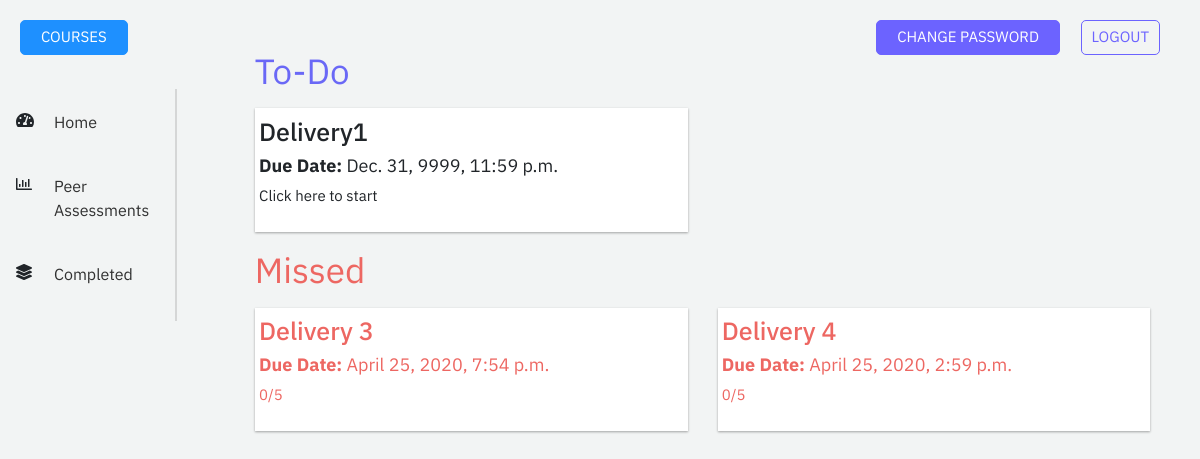
Before: /4/peer-assessments (signed in) with the older database file.
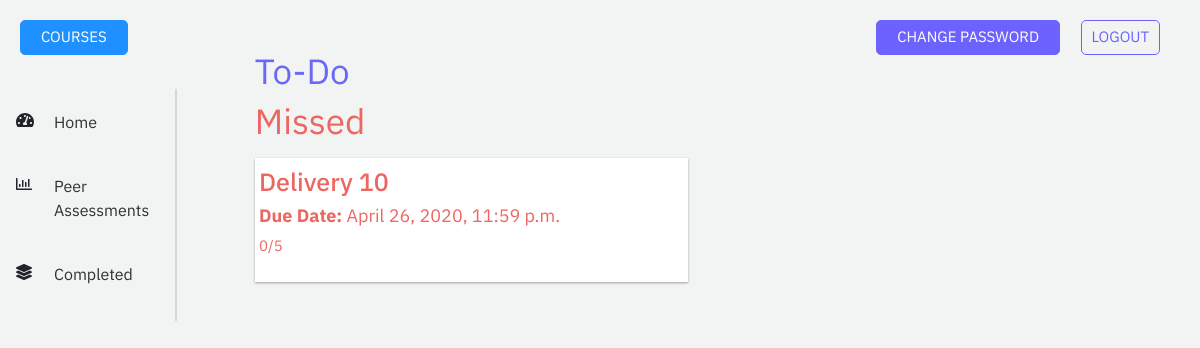
After: the same page with the newer database file.
### accounts/models.py (models this page shows, shortened)
class Assessment_Completion(models.Model):
    user = models.ForeignKey('User',on_delete=models.CASCADE,related_name='user_assessment')
    assessment = models.ForeignKey('Peer_Assessment',on_delete=models.CASCADE,related_name="assessment_name")
    is_completed = models.BooleanField(default = False)
    student = models.ForeignKey('User',on_delete=models.CASCADE,related_name='student_assessment', default="")
    course = models.ForeignKey('Course',on_delete=models.CASCADE,related_name='completion_courses', default="")
    class Meta:
        constraints = [
            models.UniqueConstraint(fields=['user','assessment','student','course'],name = 'unique_assessment_completion'),
        ]

class Peer_Assessment(models.Model):
    name = models.CharField(max_length = 200,default="")
    start_date = models.DateTimeField(default = "")
    end_date = models.DateTimeField(default = "")
    is_published = models.BooleanField(default=False)
    def __str__(self):
        return self.name

### backend/views.py (the view)
# urls.py: path('<int:course_id>/peer-assessments', views.peer_assessments, name='peer-assessments'),
def peer_assessments(request, course_id):
    storage = messages.get_messages(request)
    course = get_object_or_404(Course, id=course_id)
    todo_assessments, missed_assessments = get_peer_assessments(request, course)
    return render(request, 'backend/peer-assessments.html', {'course': course,
        'todo_assessments':todo_assessments,
        'missed_assessments': missed_assessments})
    args = {'message': storage}

### accounts/helpers.py (called while the page is built)
def get_teammates(team, user, exclude=None):
    if exclude:
        exclude.append(user)
        teammates = Team_Enrollment.objects.filter(team=team).exclude(user__in=exclude).select_related('user')
    else:
        teammates = Team_Enrollment.objects.filter(team=team).exclude(user=user).select_related('user')
    return teammates

def get_current_team(user, course):
    active_teams = Team_Enrollment.objects.filter(user=user.pk, is_active=True).select_related('team')
    course_team = None
    for team in active_teams:
        if team.team.course_id == course.id:
            course_team = team
    return team

def get_student_assessments(request, course):
    current_user = request.user.pk
    course_assessments = Course_Assessment.objects.filter(course = course).select_related('assessment')
    assessments = []
    for assessment in course_assessments:
        student_assessment = Assessment_Completion.objects.filter(user_id=current_user).filter(assessment_id=assessment.assessment_id)
        assessments += student_assessment
    return assessments

### backend/templates/backend/peer-assessments.html (shortened to what this page needs)
<!DOCTYPE html>
<html lang="en" dir="ltr">
<head>
  {% load static %}
  <link rel="stylesheet" href="https://stackpath.bootstrapcdn.com/bootstrap/4.4.1/css/bootstrap.min.css">
  <link rel="stylesheet" href="{% static 'backend/globals.css' %}">
  <link rel="stylesheet" href="{% static 'backend/navbar.css' %}">
  <link rel="stylesheet" href="{% static 'backend/peer-assessments.css' %}">
</head>
<body>
  <div class="row">
    <div class="col-lg-2">
      <nav class="navbar navbar-expand-lg">
        <div class="collapse navbar-collapse" id="navbarToggler">
          <ul class="navbar-nav fixed flex-column">
            <li class="nav-item">
              <i class="fas fa-tachometer-alt navigation-img"></i>
              <a class="nav-link navigation-link" href="{% url 'student-home' course.id %}">Home</a>
            </li>
            <li class="nav-item">
              <i class="far fa-chart-bar navigation-img"></i>
              <a class="nav-link navigation-link" href="">Peer Assessments</a>
            </li>
            <li class="nav-item">
              <i class="fas fa-layer-group navigation-img"></i>
              <a class="nav-link navigation-link" href="{% url 'completed-assessments' course.id %}">Completed</a>
            </li>
          </ul>
          <div class="vl"></div>
        </div>
      </nav>
    </div>
    <div class="col-lg-10">
      <div class="container-fluid">
        <div class="to-do-section">
          <h1>To-Do</h1>
          <div class="row">
          {% for todo in todo_assessments %}
          <div class="col-lg-6 col-md-6">
            <div class="todo-box box">
              <h2 class="assessment-title">{{ todo.assessment }}</h2>
              <h3 class="due-date"><strong>Due Date: </strong>{{ todo.assessment.end_date }}</h3>
              <p>Click here to start</p>
            </div>
            </div>
          {% endfor %}
        </div>
        </div>
        <div class="missed-section">
          <h1>Missed</h1>
          <div class="row">
          {% for missed in missed_assessments %}
          <div class="col-lg-6 col-md-6">
          <div class="missed-box box">
            <h2 class="assessment-title">{{ missed.assessment }}</h2>
            <h3 class="due-date"><strong>Due Date: </strong>{{ missed.assessment.end_date }}</h3>
            <p>0/5</p>
            </div>
          </div>
          {% endfor %}
        </div>
        </div>
      </div>
    </div>
    <a class="change-password-btn" href="{% url 'change-password' %}">CHANGE PASSWORD</a>
		<a class="logout-btn" href="{% url 'log_out' %}">LOGOUT</a>
    <a class="courses-btn" href="{% url 'courses' %}">COURSES</a>
  </div>
</body>
</html>

Changed rows visible on the page:
no longer on this page (row edited): Assessment_Completion: assessment "Delivery1", assessment.end_date "Dec. 31, 9999, 11:59 p.m.", shown under "To-Do"
no longer on this page (row edited): Assessment_Completion: assessment "Delivery 3", assessment.end_date "April 25, 2020, 7:54 p.m.", shown under "Missed"
no longer on this page (row edited): Assessment_Completion: assessment "Delivery 4", assessment.end_date "April 25, 2020, 2:59 p.m.", shown under "Missed"
now on this page (row edited): Assessment_Completion: assessment "Delivery 10", assessment.end_date "April 26, 2020, 11:59 p.m.", shown under "Missed"
